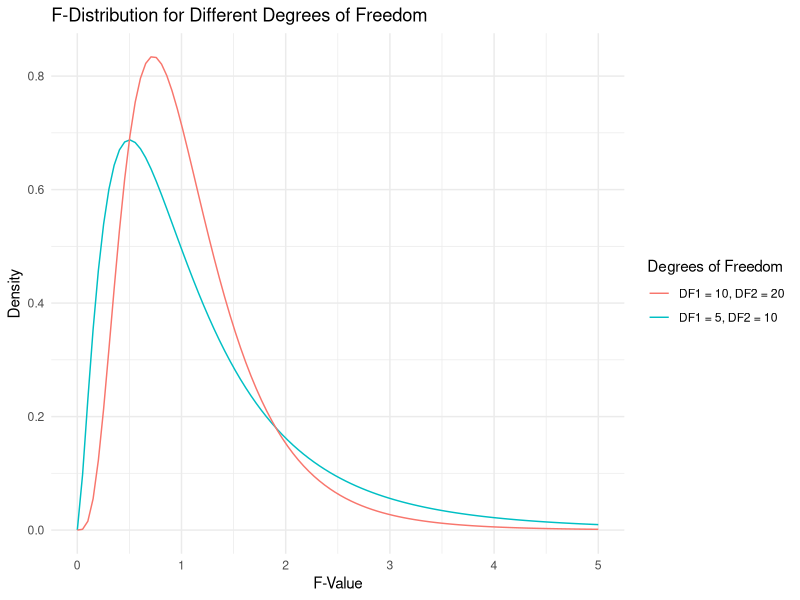

This figure's R source:
## ---- chunk 1
# Step 1: Input your observed data
observed <- c(30, 25, 20, 25)  # These are the counts of how many participants chose each symbol

# Step 2: Define your expected frequencies
expected <- c(25, 25, 25, 25)  # You expect each symbol to be chosen equally

# Step 3: Perform the Chi-Square test
chisq.test(observed, p = expected / sum(expected))
## ---- chunk 2
# Step 1: Input your data
sleep_hours <- c(8, 7, 6, 5, 4, 9, 7, 6, 5, 8)  # Hours of sleep
anxiety_levels <- c(5, 6, 7, 8, 9, 4, 6, 7, 8, 5)  # Anxiety levels

# Step 2: Fit a linear regression model
model <- lm(anxiety_levels ~ sleep_hours)

# Step 3: View the summary of the model, which includes R-squared
summary(model)
## ---- chunk 3
# Model 1: Anxiety ~ Sleep Hours
model1 <- lm(anxiety_levels ~ sleep_hours)

# Model 2: Anxiety ~ Sleep Hours + Social Support
social_support <- c(7, 8, 6, 5, 6, 8, 7, 6, 5, 7)  # Example data
model2 <- lm(anxiety_levels ~ sleep_hours + social_support)

# View the summaries to compare adjusted R-squared
summary(model1)$adj.r.squared
summary(model2)$adj.r.squared
## ---- chunk 4
# Step 1: Input your data
workload <- c(5, 6, 7, 4, 8, 6, 7, 5, 9, 6)  # Workload scores
stress_levels <- c(7, 8, 9, 6, 10, 7, 8, 6, 11, 8)  # Stress levels
gender <- factor(c('M', 'F', 'M', 'F', 'M', 'F', 'M', 'F', 'M', 'F'))  # Gender

# Step 2: Fit the simpler model (Model 1: Stress ~ Workload)
model1 <- lm(stress_levels ~ workload)

# Step 3: Fit the more complex model (Model 2: Stress ~ Workload + Gender)
model2 <- lm(stress_levels ~ workload + gender)

# Step 4: Perform the F-test to compare the two models
anova(model1, model2)
## ---- chunk 5
# Step 1: Load necessary package for plotting
library(ggplot2)

# Step 2: Define a sequence of F-values
f_values <- seq(0, 5, length.out = 100)

# Step 3: Plot the F-distribution for different degrees of freedom
plot_df <- data.frame(
  F_Values = f_values,
  DF1_5_DF2_10 = df(f_values, df1 = 5, df2 = 10),
  DF1_10_DF2_20 = df(f_values, df1 = 10, df2 = 20)
)

ggplot(plot_df, aes(x = F_Values)) +
  geom_line(aes(y = DF1_5_DF2_10, color = "DF1 = 5, DF2 = 10")) +
  geom_line(aes(y = DF1_10_DF2_20, color = "DF1 = 10, DF2 = 20")) +
  labs(title = "F-Distribution for Different Degrees of Freedom",
       x = "F-Value",
       y = "Density",
       color = "Degrees of Freedom") +
  theme_minimal()
